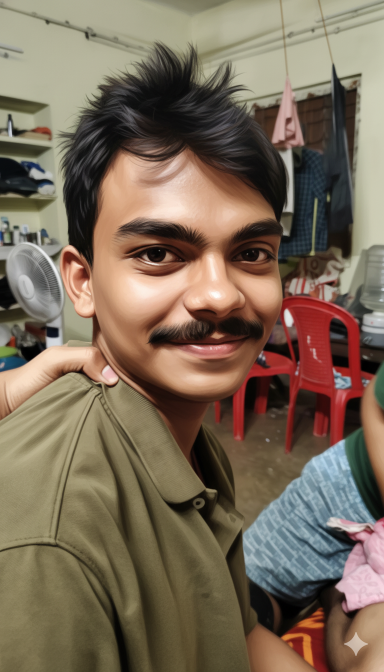
#> input picture dataset/fake_images/fake1.png, 768 x 1344 px (shown at 1/2 size)
$ python train_model.py --real dataset/fake_images --fake dataset/fake_images   (older library calls are emulated)
#> lines starting #> are read from the running program, lines starting #| are printed output that depends on the picture; after the words box and inside, x2 and y2 are one past the last pixel; in counts of white or black regions, pixels touching at a corner belong together
import os
import cv2
import numpy as np
from sklearn.svm import SVC
from sklearn.preprocessing import StandardScaler
import joblib
from skimage.measure import shannon_entropy

def extract_features(image_path):
    # Read image
#> called with image_path = 'dataset/fake_images/fake1.png'
    img = cv2.imread(image_path)
#> img is the input picture: shape (1344, 768, 3); mean B, G, R 88.6, 106.6, 122.7
    if img is None:
        raise ValueError(f"Could not read image: {image_path}")

    # Convert to RGB (from BGR)
    img_rgb = cv2.cvtColor(img, cv2.COLOR_BGR2RGB)

    features = []

    # 1. Enhanced color statistics (mean, std, skewness)
    for channel in range(3):
        channel_data = img_rgb[:,:,channel].flatten()
        features.extend([
            np.mean(channel_data),
            np.std(channel_data),
            np.mean((channel_data - np.mean(channel_data))**3) / (np.std(channel_data)**3)  # skewness
        ])
#> after the loop, features = [122.7, 61.23, -0.108, 106.6, 58.62, -0.015, 88.56, 54.34, 0.31]

    # Add color correlation features
    correlations = np.corrcoef(img_rgb.reshape(-1, 3).T)
#> correlations = [[1, 0.909, 0.86], [0.909, 1, 0.971], [0.86, 0.971, 1]]
    features.extend(correlations[np.triu_indices(3, k=1)])  # Upper triangle of correlation matrix

    # 2. Noise analysis and texture features
    gray = cv2.cvtColor(img, cv2.COLOR_BGR2GRAY)

    # Local Binary Pattern for texture analysis
    from skimage.feature import local_binary_pattern
    radius = 3
    n_points = 8 * radius
    lbp = local_binary_pattern(gray, n_points, radius, method='uniform')
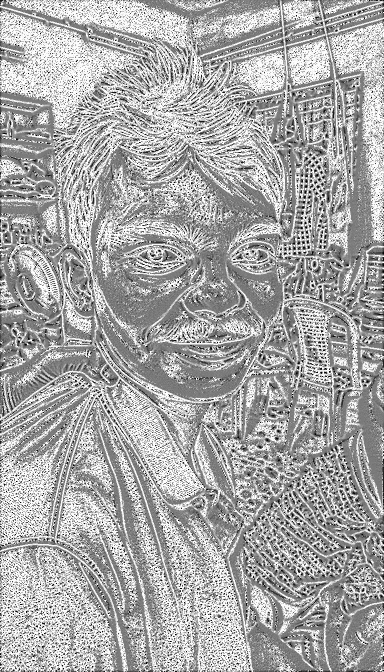
#> lbp: shape (1344, 768) float64 (shown at 1/2 size); min 0, max 25, mean 16.4; drawn with min black and max white
    lbp_hist, _ = np.histogram(lbp, bins=n_points + 2, range=(0, n_points + 2), density=True)
#> lbp_hist = 26 values, max 0.315 at index 25, min 0.0104 at index 4, mean 0.0385
    features.extend(lbp_hist)

    # Multi-scale gradient analysis
    for scale in [1, 2, 4]:
        scaled = cv2.resize(gray, None, fx=1/scale, fy=1/scale)
        gx = cv2.Sobel(scaled, cv2.CV_64F, 1, 0, ksize=3)
        gy = cv2.Sobel(scaled, cv2.CV_64F, 0, 1, ksize=3)
        grad_mag = np.sqrt(gx**2 + gy**2)
        features.extend([
            np.mean(grad_mag),
            np.std(grad_mag),
            np.percentile(grad_mag, 90)
        ])
#> this loop made 3 passes
#> pass 1, in extract_features, `gx = cv2.Sobel(scaled, cv2.CV_64F, 1, 0, ksize=3)`:
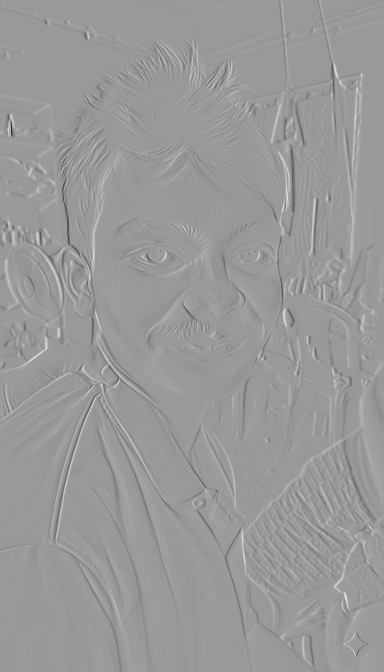
#> gx: shape (1344, 768) float64 (shown at 1/2 size); min -721, max 478, mean 0.4; drawn with min black and max white
#> after the loop:
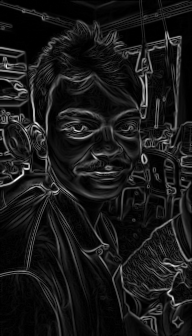
#> grad_mag: shape (336, 192) float64; min 0, max 891.4, mean 86.4; drawn with min black and max white
#> after the loop:
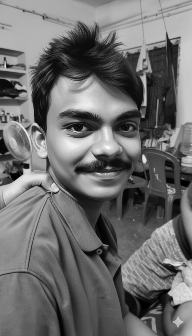
#> scaled: shape (336, 192); min 0, max 253, mean 109.5
#> after the loop, features = 47 values, max 220.4 at index 46, min -0.108 at index 2, mean 28.35

    # 3. Noise estimation using multiple filter scales
    for ksize in [3, 5, 7]:
        blurred = cv2.GaussianBlur(gray, (ksize, ksize), 0)
        noise = gray.astype(np.float32) - blurred
        features.extend([
            np.std(noise),
            np.mean(np.abs(noise)),
            np.percentile(np.abs(noise), 95)
        ])
#> this loop made 3 passes
#> pass 1, in extract_features, `noise = gray.astype(np.float32) - blurred`:
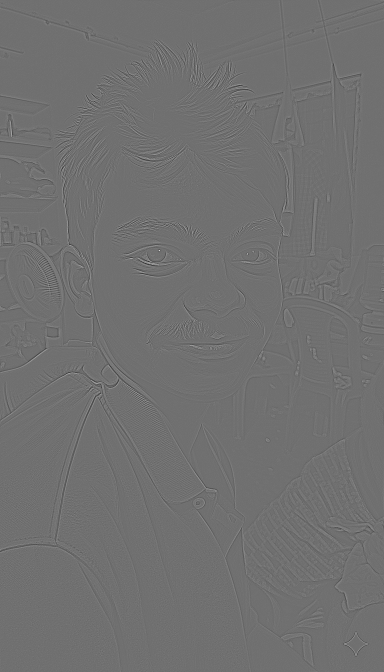
#> noise: shape (1344, 768) float32 (shown at 1/2 size); min -31, max 39, mean 0; drawn with min black and max white
#> after the loop, features = 56 values, max 220.4 at index 46, min -0.108 at index 2, mean 24.38

    # 4. Advanced edge analysis
    edges = cv2.Canny(gray, 100, 200)
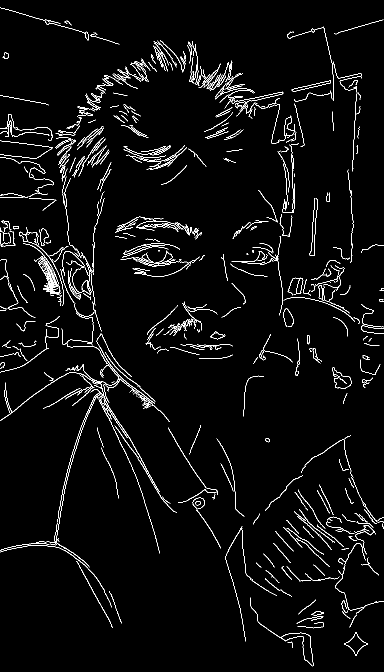
#> edges: shape (1344, 768) (shown at 1/2 size); 3.3% white in thin lines or dots
    contours, _ = cv2.findContours(edges, cv2.RETR_LIST, cv2.CHAIN_APPROX_SIMPLE)
#> contours = 667 contours, 537 with area under 20; largest, box (x1, y1, x2, y2) and area: (46, 487, 120, 589) 910, (688, 1264, 736, 1312) 841, (688, 1264, 736, 1312) 786, (78, 514, 110, 553) 540, (38, 454, 128, 612) 498

    # Analyze contour properties
    if len(contours) > 0:
        contour_areas = [cv2.contourArea(cnt) for cnt in contours]
#> contour_areas = 667 values, max 909.5 at index 370, min 0 at index 4, mean 21.74
        contour_lengths = [cv2.arcLength(cnt, True) for cnt in contours]
#> contour_lengths = 667 values, max 1057.3 at index 121, min 0 at index 40, mean 95.7
        features.extend([
            len(contours),  # Number of edges
            np.mean(contour_areas),  # Average edge region size
            np.std(contour_areas),   # Variation in edge regions
            np.mean(contour_lengths), # Average edge length
            np.std(contour_lengths)   # Variation in edge lengths
        ])
    else:
        features.extend([0, 0, 0, 0, 0])

    # 5. Image entropy
    entropy = shannon_entropy(gray)
#> entropy = 7.71
    features.append(entropy)

    return np.array(features)

def train_model(real_dir, fake_dir):
    features = []
    labels = []

    # Process real images
    for img_name in os.listdir(real_dir):
        if img_name.lower().endswith(('.png', '.jpg', '.jpeg')):
            try:
                img_path = os.path.join(real_dir, img_name)
                feat = extract_features(img_path)
#> feat = 62 values, max 667 at index 56, min -0.108 at index 2, mean 37.92
                features.append(feat)
                labels.append(1)  # 1 for real
            except Exception as e:
                print(f"Error processing {img_name}: {str(e)}")
#> pass 2 of the loop in train_model, `for img_name in os.listdir(real_dir):`:
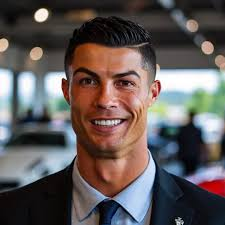
#> input picture dataset/fake_images/fake2.jpg, 225 x 225 px
#> in extract_features, img is the input picture: shape (225, 225, 3); mean B, G, R 87.8, 88.9, 96.8
#> img_rgb: shape (225, 225, 3)
#> after the loop in extract_features (call 2), `for channel in range(3):`: features = [96.76, 70.34, 0.43, 88.95, 69.57, 0.677, 87.83, 72.41, 0.811]
#> correlations = [[1, 0.904, 0.83], [0.904, 1, 0.972], [0.83, 0.972, 1]]
#> gray: shape (225, 225)
#> lbp: shape (225, 225) float64
#> lbp_hist = 26 values, max 0.248 at index 25, min 0.012 at index 4, mean 0.0385
#> after the loop in extract_features (call 2), `for scale in [1, 2, 4]:`: features = 47 values, max 428.5 at index 46, min 0.012 at index 16, mean 45.69
#> after the loop in extract_features (call 2), `for ksize in [3, 5, 7]:`: features = 56 values, max 428.5 at index 46, min 0.012 at index 16, mean 39.88
#> in extract_features (call 2), `edges = cv2.Canny(gray, 100, 200)`:
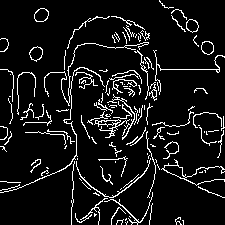
#> edges: shape (225, 225); 8.6% white in thin lines or dots
#> contours = 152 contours, 130 with area under 20; largest, box (x1, y1, x2, y2) and area: (161, 159, 225, 186) 188, (163, 165, 186, 179) 158, (34, 8, 49, 22) 148, (34, 8, 49, 22) 138, (29, 46, 43, 62) 137
#> contour_areas = 152 values, max 188 at index 30, min 0 at index 1, mean 15.14
#> contour_lengths = 152 values, max 512.9 at index 130, min 0 at index 67, mean 53
#> entropy = 7.74
#> in train_model, `feat = extract_features(img_path)`: feat = 62 values, max 428.5 at index 46, min 0.012 at index 16, mean 41.48

    # Process fake images
    for img_name in os.listdir(fake_dir):
        if img_name.lower().endswith(('.png', '.jpg', '.jpeg')):
            try:
                img_path = os.path.join(fake_dir, img_name)
                feat = extract_features(img_path)
#> after the loop in extract_features (call 3), `for channel in range(3):`: features = [122.7, 61.23, -0.108, 106.6, 58.62, -0.015, 88.56, 54.34, 0.31]
#> in extract_features (call 3), `correlations = np.corrcoef(img_rgb.reshape(-1, 3).T)`: correlations = [[1, 0.909, 0.86], [0.909, 1, 0.971], [0.86, 0.971, 1]]
#> in extract_features (call 3), `lbp_hist, _ = np.histogram(lbp, bins=n_points + 2, range=(0, n_points ..`: lbp_hist = 26 values, max 0.315 at index 25, min 0.0104 at index 4, mean 0.0385
#> the loop in extract_features (call 3), `for scale in [1, 2, 4]:` made 3 passes
#> pass 3, in extract_features (call 3), `gx = cv2.Sobel(scaled, cv2.CV_64F, 1, 0, ksize=3)`:
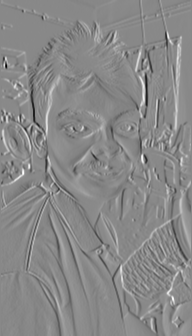
#> gx: shape (336, 192) float64; min -811, max 704, mean 1.6; drawn with min black and max white
#> after the loop in extract_features (call 3), `for scale in [1, 2, 4]:`: features = 47 values, max 220.4 at index 46, min -0.108 at index 2, mean 28.35
#> after the loop in extract_features (call 3), `for ksize in [3, 5, 7]:`: features = 56 values, max 220.4 at index 46, min -0.108 at index 2, mean 24.38
#> in extract_features (call 3), `contours, _ = cv2.findContours(edges, cv2.RETR_LIST, cv2.CHAIN_APPROX_..`: contours = 667 contours, 537 with area under 20; largest, box (x1, y1, x2, y2) and area: (46, 487, 120, 589) 910, (688, 1264, 736, 1312) 841, (688, 1264, 736, 1312) 786, (78, 514, 110, 553) 540, (38, 454, 128, 612) 498
#> in extract_features (call 3), `contour_areas = [cv2.contourArea(cnt) for cnt in contours]`: contour_areas = 667 values, max 909.5 at index 370, min 0 at index 4, mean 21.74
#> in extract_features (call 3), `contour_lengths = [cv2.arcLength(cnt, True) for cnt in contours]`: contour_lengths = 667 values, max 1057.3 at index 121, min 0 at index 40, mean 95.7
#> in extract_features (call 3), `entropy = shannon_entropy(gray)`: entropy = 7.71
#> feat = 62 values, max 667 at index 56, min -0.108 at index 2, mean 37.92
                features.append(feat)
                labels.append(0)  # 0 for fake
            except Exception as e:
                print(f"Error processing {img_name}: {str(e)}")
#> pass 2 of the loop in train_model, `for img_name in os.listdir(fake_dir):`:
#> after the loop in extract_features (call 4), `for channel in range(3):`: features = [96.76, 70.34, 0.43, 88.95, 69.57, 0.677, 87.83, 72.41, 0.811]
#> correlations = [[1, 0.904, 0.83], [0.904, 1, 0.972], [0.83, 0.972, 1]]
#> lbp_hist = 26 values, max 0.248 at index 25, min 0.012 at index 4, mean 0.0385
#> the loop in extract_features (call 4), `for scale in [1, 2, 4]:` made 3 passes
#> pass 3, in extract_features (call 4), `gx = cv2.Sobel(scaled, cv2.CV_64F, 1, 0, ksize=3)`:
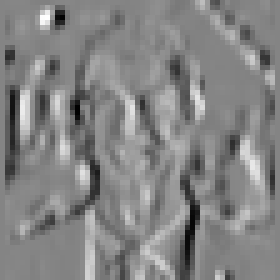
#> gx: shape (56, 56) float64 (shown 5 times larger); min -794, max 730, mean -3.1; drawn with min black and max white
#> after the loop in extract_features (call 4), `for scale in [1, 2, 4]:`: features = 47 values, max 428.5 at index 46, min 0.012 at index 16, mean 45.69
#> after the loop in extract_features (call 4), `for ksize in [3, 5, 7]:`: features = 56 values, max 428.5 at index 46, min 0.012 at index 16, mean 39.88
#> contours = 152 contours, 130 with area under 20; largest, box (x1, y1, x2, y2) and area: (161, 159, 225, 186) 188, (163, 165, 186, 179) 158, (34, 8, 49, 22) 148, (34, 8, 49, 22) 138, (29, 46, 43, 62) 137
#> contour_areas = 152 values, max 188 at index 30, min 0 at index 1, mean 15.14
#> contour_lengths = 152 values, max 512.9 at index 130, min 0 at index 67, mean 53
#> entropy = 7.74
#> in train_model, `feat = extract_features(img_path)`: feat = 62 values, max 428.5 at index 46, min 0.012 at index 16, mean 41.48

    features = np.array(features)
    labels = np.array(labels)
#> labels = [1, 1, 0, 0]

    # Scale features
    scaler = StandardScaler()
    features_scaled = scaler.fit_transform(features)

    # Train SVM with optimized parameters
    from sklearn.model_selection import cross_val_score

    # Define multiple parameter combinations
    param_combinations = [
        {'kernel': 'rbf', 'C': 100.0, 'gamma': 'scale', 'class_weight': 'balanced'},
        {'kernel': 'rbf', 'C': 10.0, 'gamma': 'auto', 'class_weight': 'balanced'},
        {'kernel': 'poly', 'C': 10.0, 'degree': 3, 'class_weight': 'balanced'}
    ]

    best_score = 0
    best_params = None

    # Find best parameters
    for params in param_combinations:
        clf = SVC(probability=True, random_state=42, **params)
        scores = cross_val_score(clf, features_scaled, labels, cv=2, scoring='accuracy')
        avg_score = np.mean(scores)
        if avg_score > best_score:
            best_score = avg_score
            best_params = params
#> this loop made 3 passes
#> best_score on pass 1: 0.5
#> after the loop, best_params = {'kernel': 'rbf', 'C': 100, 'gamma': 'scale', 'class_weight': 'balanced'}; best_score = 0.5

    # Train final model with best parameters
    svm = SVC(probability=True, random_state=42, **best_params)
    svm.fit(features_scaled, labels)

    # Evaluate training results
    train_pred = svm.predict(features_scaled)
#> train_pred = [0, 1, 0, 1]
    train_prob = svm.predict_proba(features_scaled)
#> train_prob = [[0.5, 0.5], [0.5, 0.5], [0.5, 0.5], [0.5, 0.5]]
    accuracy = (train_pred == labels).mean()
#> accuracy = 0.5
    print(f"\nTraining accuracy: {accuracy * 100:.2f}%")
#| Training accuracy: 50.00%

    # Print detailed predictions
    print("\nDetailed training results:")
    for i, (true_label, pred, probs) in enumerate(zip(labels, train_pred, train_prob)):
        img_type = "real" if true_label == 1 else "fake"
        pred_type = "real" if pred == 1 else "fake"
        # Map probabilities according to svm.classes_
        try:
            classes = svm.classes_.tolist()
            real_idx = classes.index(1) if 1 in classes else None
            fake_idx = classes.index(0) if 0 in classes else None
            real_prob = probs[real_idx] * 100 if real_idx is not None else 0.0
            fake_prob = probs[fake_idx] * 100 if fake_idx is not None else 0.0
        except Exception:
            real_prob = probs[1] * 100 if len(probs) > 1 else 0.0
            fake_prob = probs[0] * 100 if len(probs) > 0 else 0.0
        print(f"Image {i+1} (True: {img_type}):")
        print(f"  Predicted: {pred_type}")
        print(f"  Real probability: {real_prob:.2f}%")
        print(f"  Fake probability: {fake_prob:.2f}%")
#> this loop made 4 passes
#> (true_label, pred, img_type, pred_type) on passes 1 to 4: (1, 0, 'real', 'fake'), (1, 1, 'real', 'real'), (0, 0, 'fake', 'fake'), (0, 1, 'fake', 'real')
#> (printed output is left out)

    # Print predictions for each image
    print("\nPredictions for training images:")
    for i, (pred, true_label) in enumerate(zip(train_pred, labels)):
        img_type = "real" if true_label == 1 else "fake"
        pred_type = "real" if pred == 1 else "fake"
        print(f"Image {i+1} (True: {img_type}): Predicted as {pred_type}")
#> this loop made 4 passes
#| Image 1 (True: real): Predicted as fake
#| Image 2 (True: real): Predicted as real
#| Image 3 (True: fake): Predicted as fake
#| Image 4 (True: fake): Predicted as real

    # Save model and scaler
    joblib.dump(svm, 'model.joblib')
    joblib.dump(scaler, 'scaler.joblib')

    return svm, scaler

if __name__ == "__main__":
    import argparse

    parser = argparse.ArgumentParser(description='Train deepfake detection model')
    parser.add_argument('--real', required=True, help='Path to directory containing real images')
    parser.add_argument('--fake', required=True, help='Path to directory containing fake images')

    args = parser.parse_args()

    # Verify directories exist
    if not os.path.exists(args.real):
        print(f"Error: Real images directory '{args.real}' does not exist!")
        exit(1)
    if not os.path.exists(args.fake):
        print(f"Error: Fake images directory '{args.fake}' does not exist!")
        exit(1)

    print(f"Using real images from: {args.real}")
    print(f"Using fake images from: {args.fake}")
    print("\nTraining model...")

    try:
        model, scaler = train_model(args.real, args.fake)
        print("\nModel and scaler saved successfully!")
        print("You can now run the Flask application (app.py)")
    except Exception as e:
        print(f"\nError during training: {str(e)}")
        exit(1)
